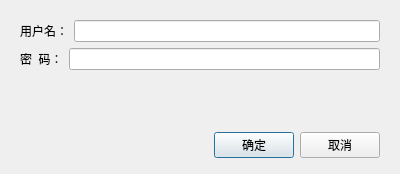
<?xml version="1.0" encoding="UTF-8"?>
<ui version="4.0">
 <class>EditInfoDialog</class>
 <widget class="QDialog" name="EditInfoDialog">
  <property name="geometry">
   <rect>
    <x>0</x>
    <y>0</y>
    <width>400</width>
    <height>174</height>
   </rect>
  </property>
  <property name="windowTitle">
   <string>Dialog</string>
  </property>
  <layout class="QVBoxLayout" name="verticalLayout">
   <item>
    <widget class="QWidget" name="widget_2" native="true">
     <layout class="QVBoxLayout" name="verticalLayout_2">
      <item>
       <layout class="QHBoxLayout" name="horizontalLayout_2">
        <item>
         <widget class="QLabel" name="label">
          <property name="text">
           <string>用户名：</string>
          </property>
         </widget>
        </item>
        <item>
         <widget class="QLineEdit" name="edtUserName"/>
        </item>
       </layout>
      </item>
      <item>
       <layout class="QHBoxLayout" name="horizontalLayout_3">
        <item>
         <widget class="QLabel" name="label_2">
          <property name="text">
           <string>密  码：</string>
          </property>
         </widget>
        </item>
        <item>
         <widget class="QLineEdit" name="edtPassword"/>
        </item>
       </layout>
      </item>
      <item>
       <spacer name="verticalSpacer">
        <property name="orientation">
         <enum>Qt::Vertical</enum>
        </property>
        <property name="sizeHint" stdset="0">
         <size>
          <width>20</width>
          <height>40</height>
         </size>
        </property>
       </spacer>
      </item>
     </layout>
    </widget>
   </item>
   <item>
    <widget class="QWidget" name="widget" native="true">
     <property name="minimumSize">
      <size>
       <width>0</width>
       <height>36</height>
      </size>
     </property>
     <property name="maximumSize">
      <size>
       <width>16777215</width>
       <height>36</height>
      </size>
     </property>
     <layout class="QHBoxLayout" name="horizontalLayout">
      <property name="leftMargin">
       <number>9</number>
      </property>
      <property name="topMargin">
       <number>0</number>
      </property>
      <property name="bottomMargin">
       <number>0</number>
      </property>
      <item>
       <spacer name="horizontalSpacer">
        <property name="orientation">
         <enum>Qt::Horizontal</enum>
        </property>
        <property name="sizeHint" stdset="0">
         <size>
          <width>199</width>
          <height>20</height>
         </size>
        </property>
       </spacer>
      </item>
      <item>
       <widget class="QPushButton" name="btnOk">
        <property name="text">
         <string>确定</string>
        </property>
       </widget>
      </item>
      <item>
       <widget class="QPushButton" name="btnCancel">
        <property name="text">
         <string>取消</string>
        </property>
       </widget>
      </item>
     </layout>
    </widget>
   </item>
  </layout>
 </widget>
 <resources/>
 <connections/>
</ui>
